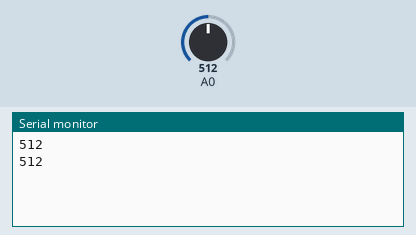
This sketch was run on a simulated Arduino Uno, built with avr-gcc and run on an emulated ATmega328P. Parts: the last lines printed to the serial monitor. The inputs (shaded band) are chosen by the test bench; at power-on: A0 = 512.

Above: at 1.8 s.
1.9 s: A0 set to 716
At 2.8 s:
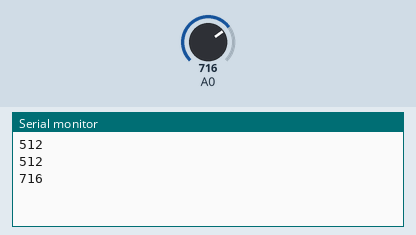
3.4 s: A0 set to 900
At 4.8 s:
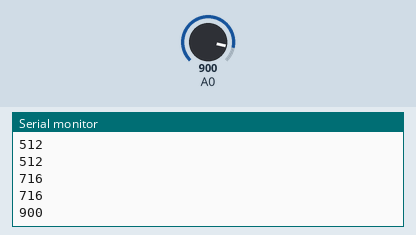
Timing chart, 0 to 6.4 s (numbered marks = the images above; inputs shaded):
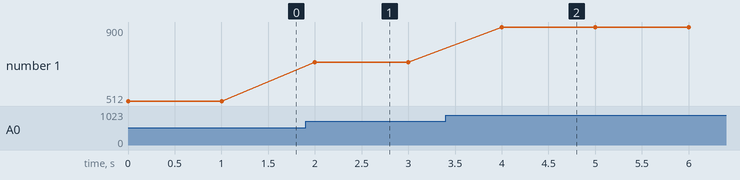

Measured:
- after the input at 1.9 s, the serial monitor: prints a new line after 0.10 s (image 1)
- after the input at 3.4 s, the serial monitor: prints a new line after 0.60 s (image 2)
- plotted number 1: 512 → 716 after the input at 1.9 s, 716 → 900 after the input at 3.4 s

The sketch:

08_Potentiometer.ino
```cpp
void setup() {
  // put your setup code here, to run once:
  Serial.begin(9600);
}

void loop() {
  // put your main code here, to run repeatedly:

  // read the value of analog pin A0
  // value ranges from 0 - 1024
  // these values are changed by changing the knob of potentiometer
  Serial.println(analogRead(A0));
  delay(1000);

}
```
